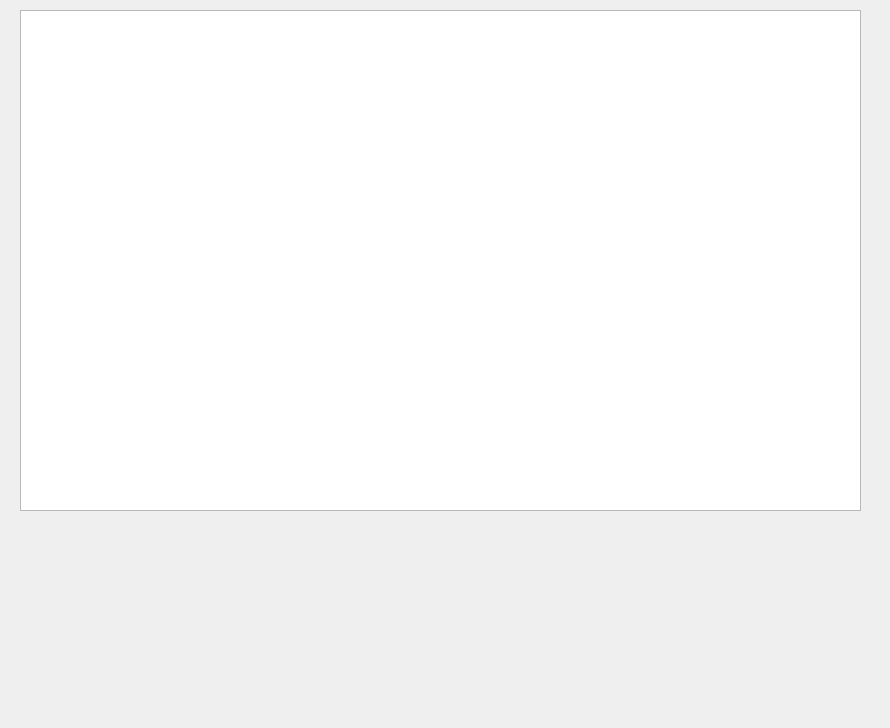
<?xml version="1.0" encoding="UTF-8"?>
<ui version="4.0">
 <class>Form</class>
 <widget class="QWidget" name="Form">
  <property name="geometry">
   <rect>
    <x>0</x>
    <y>0</y>
    <width>890</width>
    <height>728</height>
   </rect>
  </property>
  <property name="windowTitle">
   <string>Form</string>
  </property>
  <widget class="QTreeView" name="trvtiere_behandlungen">
   <property name="geometry">
    <rect>
     <x>20</x>
     <y>10</y>
     <width>841</width>
     <height>501</height>
    </rect>
   </property>
  </widget>
 </widget>
 <resources/>
 <connections/>
</ui>
